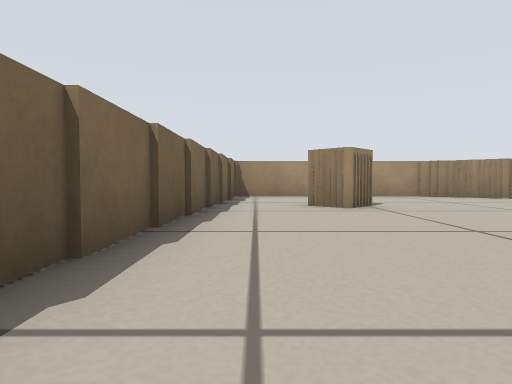
View 1 (above)

21 first-person views from a walk through a robot-simulator world made for Stage. The camera is 0.23 m above the floor, tilts 2° down and sees 75° across. Floor lines are 1 m apart. The floor is counted in squares, 0.5 m on a side. Each view is taken from the middle of a square. On the plan, view 1 faces up. The plan holds only what a view shows up to about 9 squares ahead; the rest is blank. The robots in the file are not drawn.

View 2
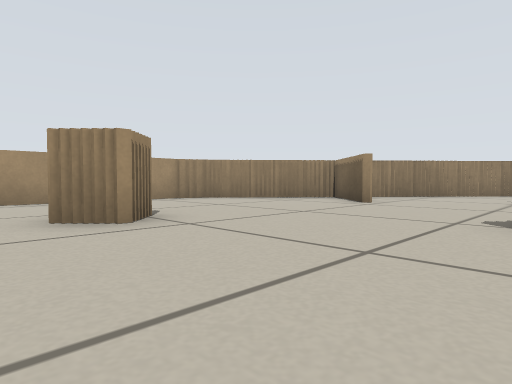

View 3
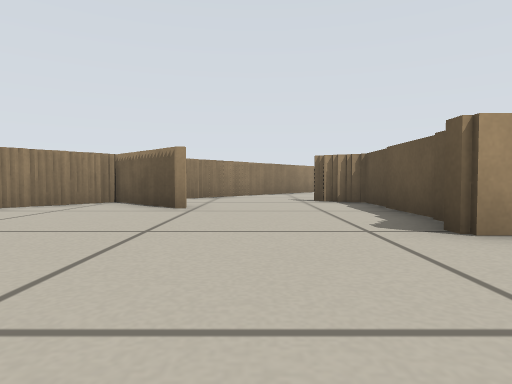

View 4
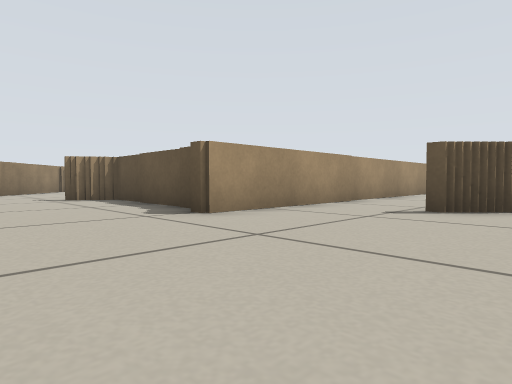

View 5
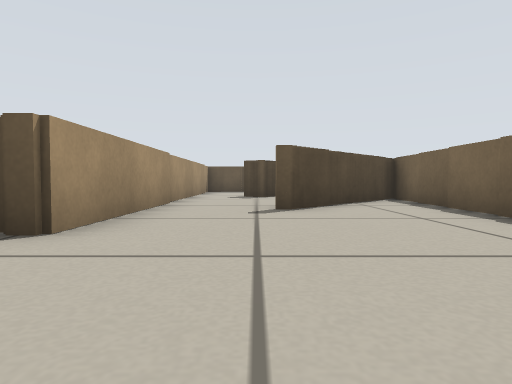

View 6
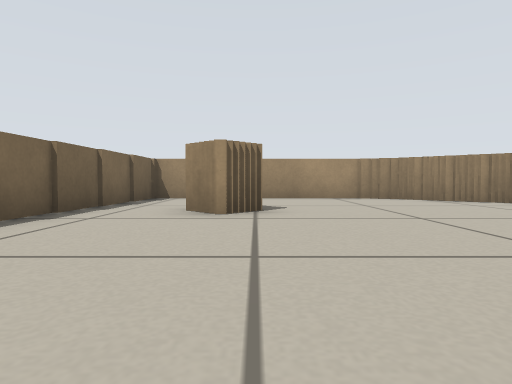

View 7
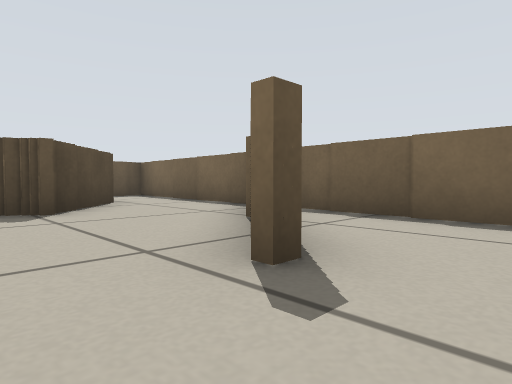

View 8
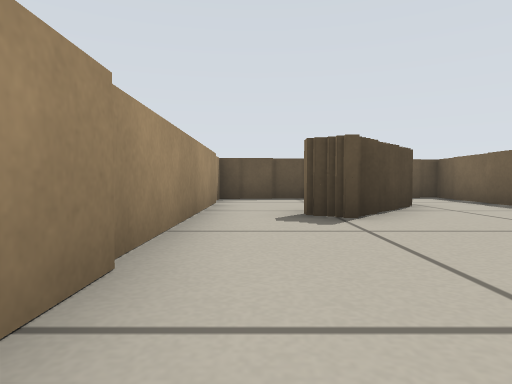

View 9
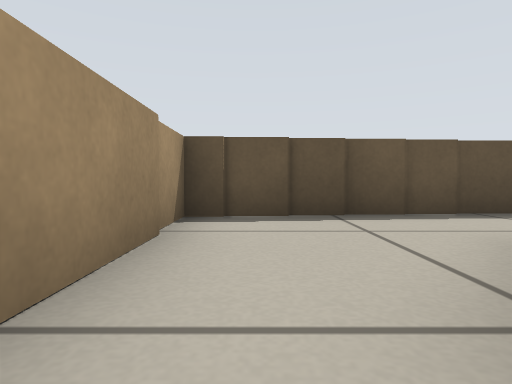

View 10
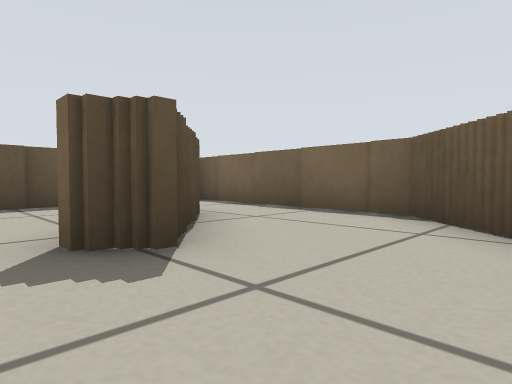

View 11
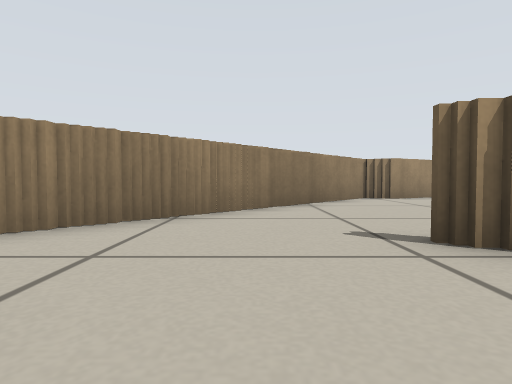

View 12
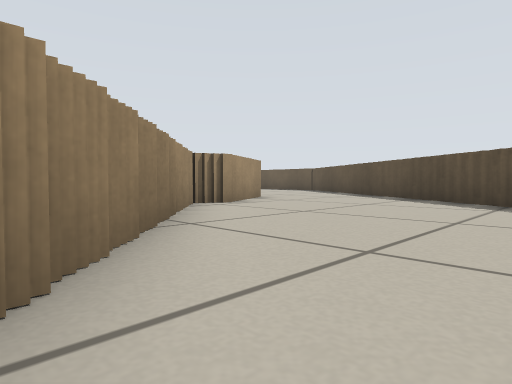

View 13
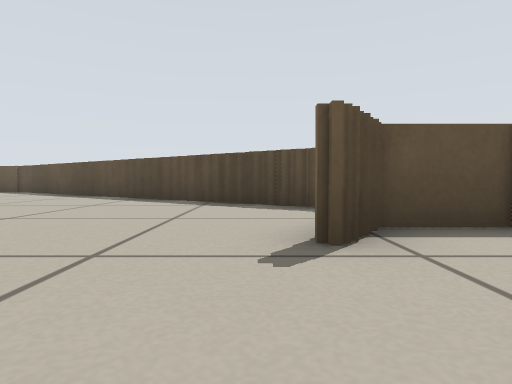

View 14
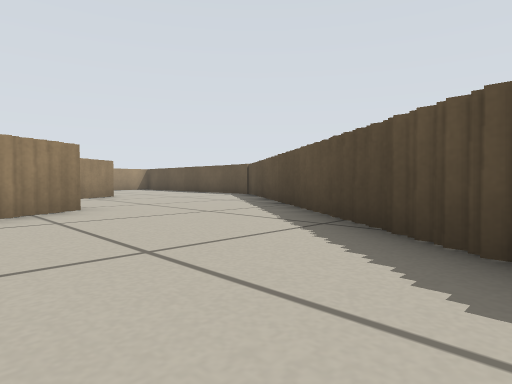

View 15
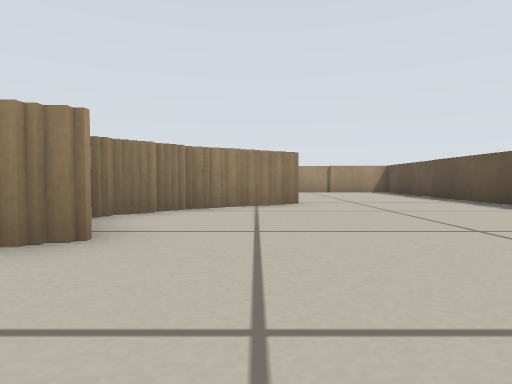

View 16
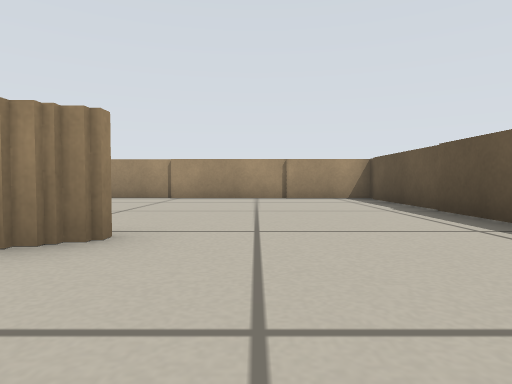

View 17
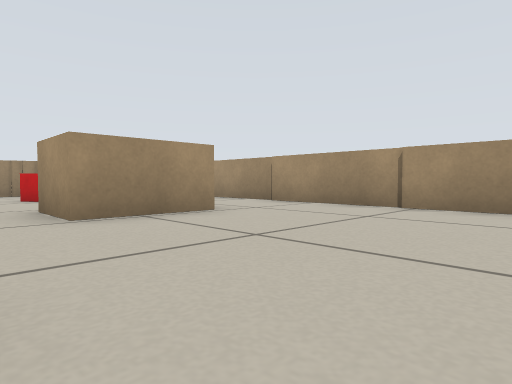

View 18
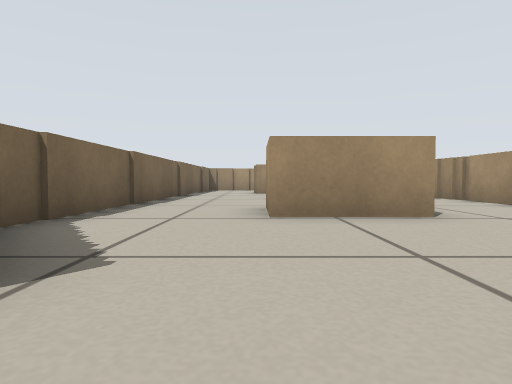

View 19
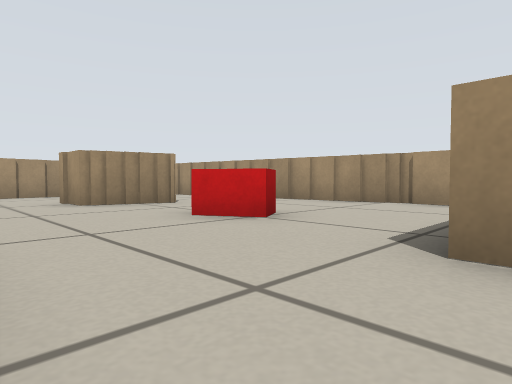

View 20
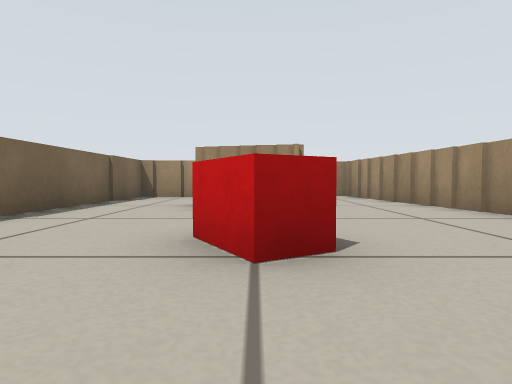

View 21
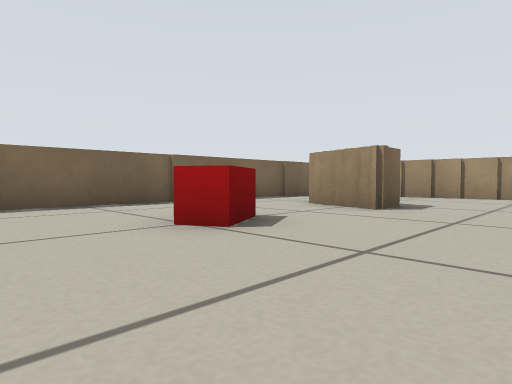

### Floor plan
Key: @ floor where view 1 was taken; # wall or solid block; . floor; B red box.
Columns run from 2 left of view 1 to 26 right of it. Each row starts with its distance up from view 1.
 11                       ######
 10  #######             ##....#
  9  #.....###           #.....#
  8  #.......##          #.....#
  7  #........#          #.##..##
  6  #.##....####        #......#
  5  #..........##      ##......#
  4  #...........###    #...B...#
  3  #.............##   #...B...#
  2  #....#####.....##  #.......#
  1  #....#   .......#  #.......#
  0 ##@...#   .......#  #...# ..#
 -1 #..##.#   #......####...##..#
 -2 #.##..#   ###.......##......#
 -3 ###...#     ##.......##.....#
 -4 #...#.#      ###............#
 -5 #..##.#        ##...........#
 -6 #..#..#         ##..........#
 -7 #.....#          ## ........#
 -8 #....##              ########
 -9 ######

Where each view was taken, in squares from view 1:
view 1: 0 up, 0 right, facing up
view 2: 2 up, 0 right, facing up-right
view 3: 4 up, 1 right, facing right
view 4: 5 up, 0 right, facing down-right
view 5: 5 up, 2 right, facing down
view 6: 1 up, 2 right, facing up
view 7: 1 up, 3 right, facing down-left
view 8: 0 up, 3 right, facing down
view 9: 4 down, 3 right, facing down
view 10: 2 down, 3 right, facing down-left
view 11: 4 up, 6 right, facing right
view 12: 5 up, 9 right, facing down-right
view 13: 5 up, 9 right, facing down
view 14: 0 up, 10 right, facing down-right
view 15: 3 down, 13 right, facing right
view 16: 5 down, 17 right, facing right
view 17: 5 down, 20 right, facing up-right
view 18: 5 down, 21 right, facing up
view 19: 0 up, 19 right, facing up-right
view 20: 1 up, 22 right, facing up
view 21: 1 up, 25 right, facing up-left
